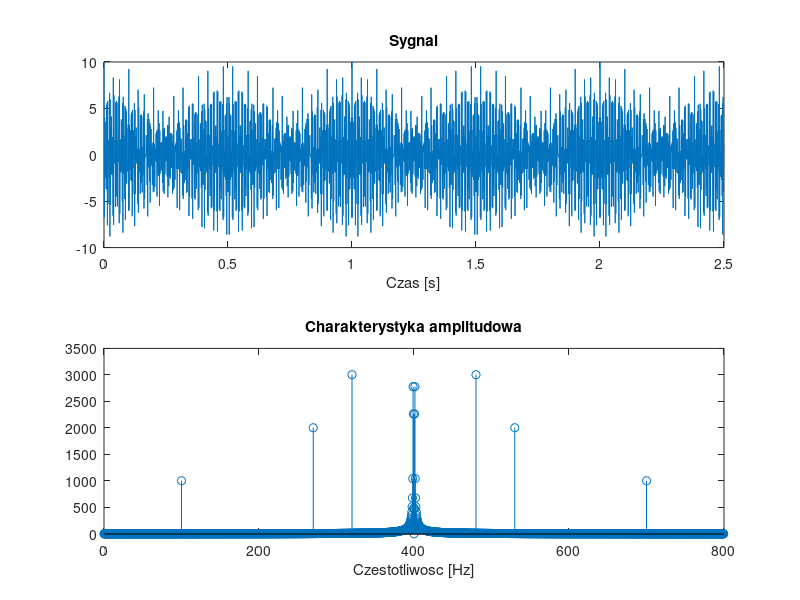

Source code (MATLAB):

fpr=800; 
N=2000; 
f_syg=[100 270 320 399]; 
A_syg=[1 2 3 4]; 
Ts=1/fpr;
t=[0:Ts:(N-1)*Ts];

s1=A_syg(1)*cos(2*pi*f_syg(1)*t); 
s2=A_syg(2)*cos(2*pi*f_syg(2)*t); 
s3=A_syg(3)*cos(2*pi*f_syg(3)*t); 
s4=A_syg(4)*cos(2*pi*f_syg(4)*t); 

syg=s1+s2+s3+s4;

subplot(2,1,1);
plot(t,syg);
xlabel('Czas [s]');
title('Sygnal')

subplot(2,1,2);
ffts=abs(fft(syg,N));
df=fpr/N;
f=[0:df:(N-1)*df];
stem(f,ffts);
xlabel('Czestotliwosc [Hz]');
title('Charakterystyka amplitudowa')

